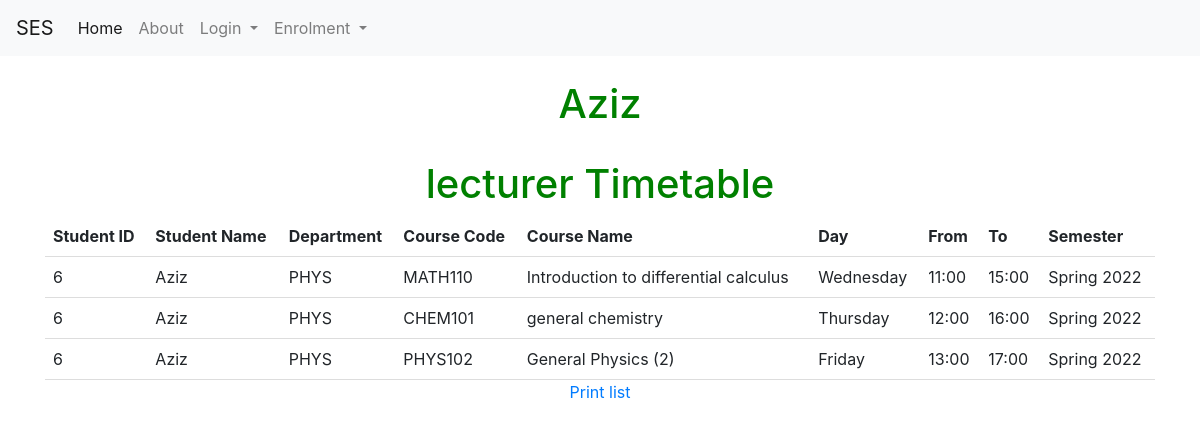
The page /student_lists (signed in) on the database as committed earlier.
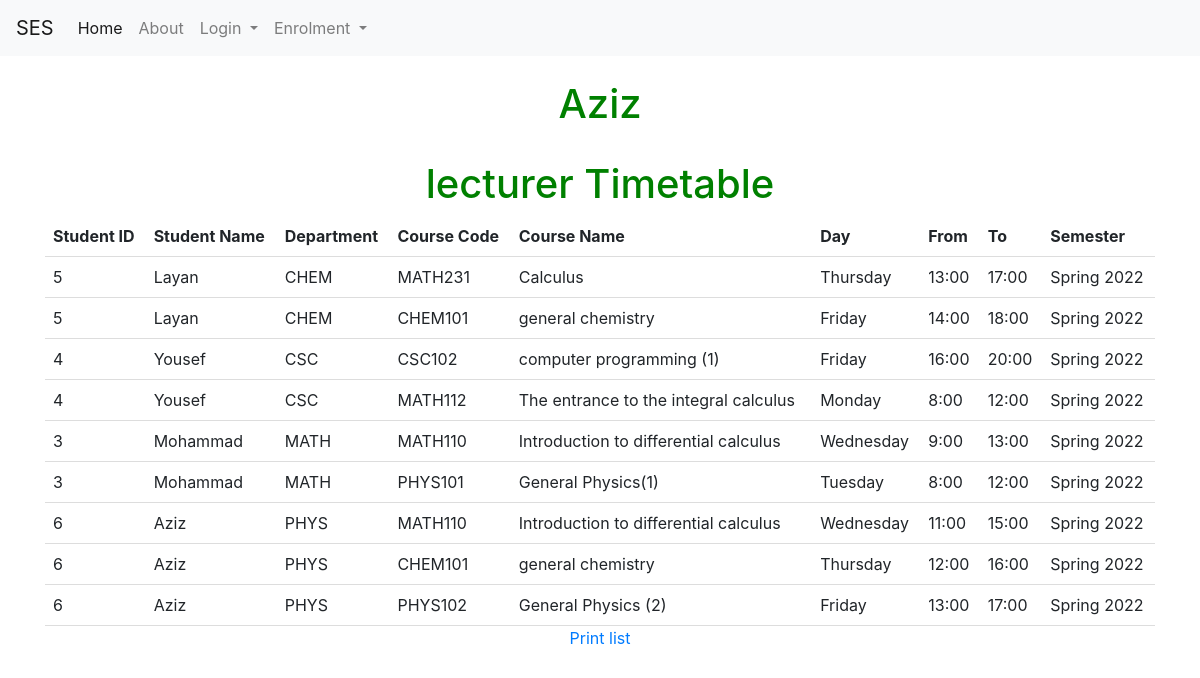
The same page on the database as committed later.
### models.py (models this page shows)
class User(UserMixin, db.Model):
    id = db.Column(db.Integer, primary_key=True)
    email = db.Column(db.String(100), unique=True)
    password = db.Column(db.String(100))
    name = db.Column(db.String(1000))
    dep_id =  db.Column(db.Integer)
    rol_id =  db.Column(db.Integer)

### tables this page shows
CREATE TABLE Time_table (course_id INTEGER, user_id INTEGER, time_table_id INTEGER PRIMARY KEY AUTOINCREMENT UNIQUE, Day_id INTEGER, fromT TIME, toT TIME, SEM INTEGER, complete BOOLEAN);

CREATE TABLE dep (dep_id INTEGER PRIMARY KEY UNIQUE NOT NULL, dep_name CHAR (10) NOT NULL);

CREATE TABLE course (course_id INTEGER NOT NULL PRIMARY KEY AUTOINCREMENT UNIQUE, course_name [nchar] (10), course_descr [nchar] (10), course_code [nchar] (10), dep_id [int], plan_id [int], level_id [int], credit INTEGER, Day_id REFERENCES Day (Day_id), fromT TIME, toT TIME, loc_id INTEGER, SEM INTEGER DEFAULT (223), lec_id INTEGER);

CREATE TABLE Day (Day_id INTEGER PRIMARY KEY, Day_Decs CHAR);

CREATE TABLE semester (sem_id INTEGER PRIMARY KEY, sem_dec VARCHAR);

### student_lists.py (the view)
@student_lists.route('/student_lists', methods=['GET', 'POST'])
def student_listsf():
                SEM = 223
                user_id = current_user.id
                print(user_id)
                con = sqlite3.connect("instance/db.sqlite")
                cur = con.cursor()
                cur.execute("SELECT * from student_list" )
                data2 = cur.fetchall()
                con.commit()
                con.close()
                return render_template('student_lists.html',data2=data2, idd = current_user.id,name= current_user.name)

### templates/student_lists.html (shortened to what this page needs)
{% extends "base.html" %}
{% block content %}
  <h1>{{name}}</h1>
  <h1>lecturer Timetable</h1>
  <form method="post" action="/student_listsf">
    <table id="table_to_highlight" style="width:100%">
        <thead>
          <tr>
            <th>Student ID</th>
            <th>Student Name</th>
            <th>Department</th>
            <th>Course Code</th>
            <th>Course Name</th>
            <th>Day</th>
            <th>From</th>
            <th>To</th>
            <th>Semester</th>
          </tr>
          </thead>
          <tbody>
           {% for row in data2 %}
                  <tr>
                      <td>{{row[0]}}</td>
                      <td>{{row[1]}}</td>
                      <td>{{row[2]}}</td>
                      <td>{{row[3]}}</td>
                      <td>{{row[4]}}</td>
                      <td>{{row[5]}}</td>
                      <td>{{row[6]}}</td>
                      <td>{{row[7]}}</td>
                      <td>{{row[8]}}</td>
                  </tr>
              {% endfor %}
          </tbody>
      </table>
      <p>
        <a href="{{ url_for('student_lists.download_report', iddc = current_user.id) }}">Print list</a>
    </p>
</form>
{% endblock %}

### templates/base.html (shortened to what this page needs)
<!DOCTYPE html>
<html>
<head>
    <link rel="stylesheet" href="https://cdn.jsdelivr.net/npm/bootstrap@4.3.1/dist/css/bootstrap.min.css">
    <link rel="stylesheet" href="https://cdnjs.cloudflare.com/ajax/libs/font-awesome/5.15.3/css/all.min.css">
    <link rel="stylesheet" href="https://mdbcdn.b-cdn.net/wp-content/themes/mdbootstrap4/docs-app/css/compiled-4.20.0.min.css">
</head>
<body>
<section class="hero is-fullheight" style="background-color:#ffffff;">
    <div>  <nav class="navbar navbar-expand-lg navbar-light bg-light">
        <a class="navbar-brand" href="{{ url_for('main.index') }}">SES</a>
        <div class="collapse navbar-collapse" id="navbarSupportedContent">
          <ul class="navbar-nav mr-auto">
            <li class="nav-item active">
              <a class="nav-link" href="{{ url_for('main.index') }}">Home <span class="sr-only">(current)</span></a>
            </li>
            <li class="nav-item">
              <a class="nav-link" href="{{ url_for('main.About') }}">About</a>
            </li>
            <li class="nav-item dropdown">
              <a class="nav-link dropdown-toggle" href="#" id="navbarDropdown" role="button" data-toggle="dropdown" aria-haspopup="true" aria-expanded="false">
                Login
              </a>
            </li>
            {% if current_user.is_authenticated and current_user.rol_id == 1 %}
            <form method="post" action="/admin_course_enrolment">
            <li class="nav-item dropdown">
              <a class="nav-link dropdown-toggle" href="#" id="navbarDropdown" role="button" data-toggle="dropdown" aria-haspopup="true" aria-expanded="false">
                    Admin
                </a>
                <div class="dropdown-menu" aria-labelledby="navbarDropdown">
                  <a class="dropdown-item" href="{{ url_for('add_course.add_coursef') }}">Edit Course</a>
                    <div class="dropdown-divider"></div>
                    <a class="dropdown-item" href="{{ url_for('auth.saverloc') }}">Edit Class Room</a>
                    <div class="dropdown-divider"></div>
                    <a class="dropdown-item" href="{{ url_for('admin_enrolment.adstudent') }}">Enrolment Students</a>
                    <div class="dropdown-divider"></div>
                    <a class="dropdown-item" href="{{ url_for('allocate_classroom.allocate_classroomf') }}">Allocate Classroom</a>
                    <div class="dropdown-divider"></div>
                    <a class="dropdown-item" href="{{ url_for('allocate_lecturer.allocate_lecturerf') }}">Allocate lecturer</a>
                    <div class="dropdown-divider"></div>
                    <a class="dropdown-item" href="{{ url_for('student_lists.student_listsf') }}">Student lists</a>
                    <div class="dropdown-divider"></div>
                    <a class="dropdown-item" href="{{ url_for('lec_lists.lec_listsf') }}">lecturer lists</a>
                    <div class="dropdown-divider"></div>
                    <a class="dropdown-item" href="{{ url_for('Stats.Statsf') }}">Stats</a>
                    <div class="dropdown-divider"></div>
                    <a class="dropdown-item" href="{{ url_for('semester.semesterf') }}">Set Current Semester</a>
                </div>
                </li>
            </form>
            {% elif current_user.is_authenticated  %}
            <form method="post" action="/student_course_enrolment">
            <li class="nav-item dropdown">
              <a class="nav-link dropdown-toggle"  href="#" id="navbarDropdown" role="button" data-toggle="dropdown" aria-haspopup="true" aria-expanded="false">
                  Enrolment
              </a>
            </li>
          </form>
              {% endif %}
            </ul>
        </div>
    </div>
    <div class="hero-body">
        <div class="container has-text-centered">
            {% block content %}{% endblock %}
        </div>
</section>
</body>
</html>

### templates/student_lists.html (style rules this page uses)
body { text-align: center; }
h1 { color: green; }
table { border-collapse: collapse; width: 100%; }
th, td { padding: 8px; text-align: left; border-bottom: 1px solid #ddd; }

Rows that differ between the two databases and show on the page:
added Time_table: user "5", name "Layan", dep_name "CHEM", course_code "MATH231", course_name "Calculus", Day_Decs "Thursday", fromT "13:00", toT "17:00", sem_dec "Spring 2022"
added Time_table: user "5", name "Layan", dep_name "CHEM", course_code "CHEM101", course_name "general chemistry", Day_Decs "Friday", fromT "14:00", toT "18:00", sem_dec "Spring 2022"
added Time_table: user "4", name "Yousef", dep_name "CSC", course_code "CSC102", course_name "computer programming (1)", Day_Decs "Friday", fromT "16:00", toT "20:00", sem_dec "Spring 2022"
added Time_table: user "4", name "Yousef", dep_name "CSC", course_code "MATH112", course_name "The entrance to the integral calculus", Day_Decs "Monday", fromT "8:00", toT "12:00", sem_dec "Spring 2022"
added Time_table: user "3", name "Mohammad", dep_name "MATH", course_code "MATH110", course_name "Introduction to differential calculus", Day_Decs "Wednesday", fromT "9:00", toT "13:00", sem_dec "Spring 2022"
added Time_table: user "3", name "Mohammad", dep_name "MATH", course_code "PHYS101", course_name "General Physics(1)", Day_Decs "Tuesday", fromT "8:00", toT "12:00", sem_dec "Spring 2022"
